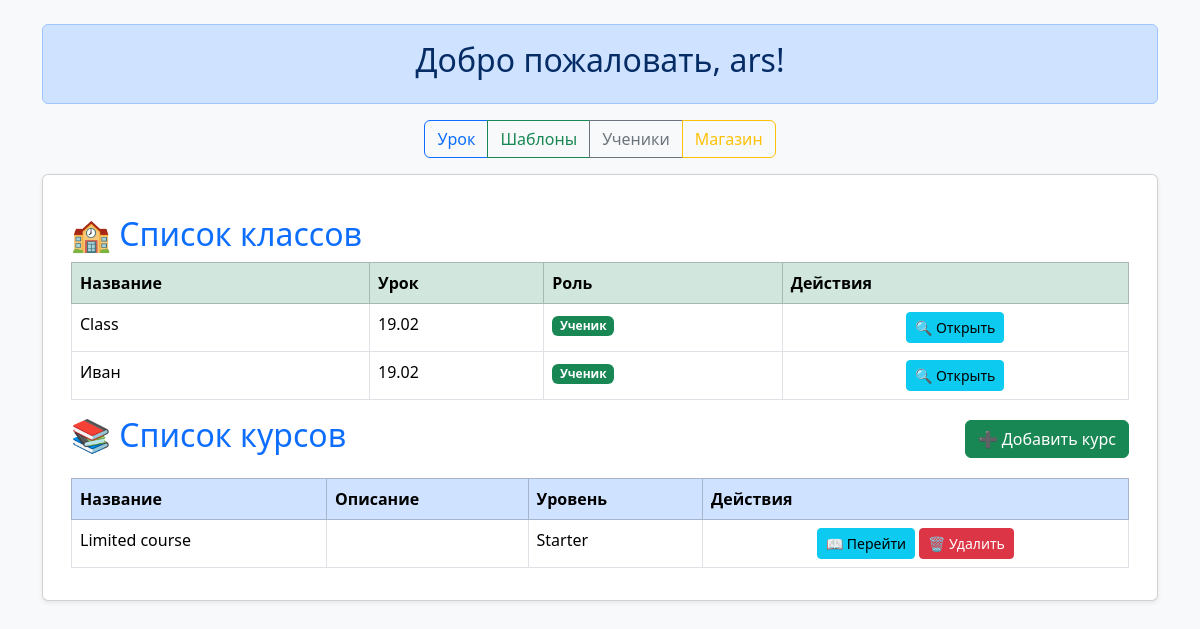
Page /hub/ (signed in) on the committed database.
### users/models.py (models this page shows)
class CustomUser(AbstractUser):
    groups = models.ManyToManyField(
        'auth.Group',
        verbose_name='groups',
        blank=True,
        related_name='customuser_set',  # Добавь related_name сюда
        related_query_name='customuser',  # related_query_name для Django 4.0 и выше
        help_text='The groups this user belongs to. A user will get all permissions granted to each of their groups.',
    )
    user_permissions = models.ManyToManyField(
        'auth.Permission',
        verbose_name='user permissions',
        blank=True,
        related_name='customuser_set',  # Добавь related_name сюда
        related_query_name='customuser',  # related_query_name для Django 4.0 и выше
        help_text='Specific permissions for this user.',
    )
    role = models.CharField(max_length=20, choices=Role.choices, default=Role.STUDENT)

### hub/models.py (models this page shows, shortened)
class Classroom(models.Model):
    id = models.UUIDField(primary_key=True, default=uuid.uuid4, editable=False)
    name = models.CharField(max_length=255, default="Class")
    teachers = models.ManyToManyField(
        settings.AUTH_USER_MODEL,
        related_name="classrooms_as_teacher",
        limit_choices_to={"role": "teacher"},
        verbose_name="Учителя"
    )
    students = models.ManyToManyField(
        settings.AUTH_USER_MODEL,
        related_name="classrooms_as_student",
        limit_choices_to={"role__in": ["student", "teacher"]},
        verbose_name="Ученики"
    )
    active_students = models.ManyToManyField(
        settings.AUTH_USER_MODEL,
        related_name="active_classrooms",
        limit_choices_to={"role__in": ["student", "teacher"]},
        verbose_name="Активные ученики",
        blank=True
    )
    temporary_students = models.ManyToManyField(
        settings.AUTH_USER_MODEL,
        related_name="temporary_classrooms",
        limit_choices_to={"role": "student"},
        verbose_name="Временные ученики",
        blank=True
    )
    lesson = models.ForeignKey(lesson, on_delete=models.SET_NULL, null=True, blank=True, related_name="classrooms")
    objects = ClassroomManager()
    completed_lessons = models.ManyToManyField('lesson', related_name="completed_classrooms", through="CompletedLesson", blank=True, verbose_name="Пройденные уроки")
    created_at = models.DateTimeField(auto_now_add=True)  # Дата создания класса
    updated_at = models.DateTimeField(auto_now=True)  # Дата последнего обновления

class lesson(models.Model):
    id = models.UUIDField(primary_key=True, default=uuid.uuid4, editable=False)
    course = models.ForeignKey(course, on_delete=models.CASCADE, related_name="lessons")  # Привязка урока к курсу
    name = models.CharField(max_length=255)  # Название урока
    description = models.TextField(blank=True, null=True)  # Описание урока
    lexical_topics = models.TextField(blank=True, null=True)  # Лексические темы
    grammar_topics = models.TextField(blank=True, null=True)  # Грамматические темы
    extra_topics = models.TextField(blank=True, null=True)  # Дополнительные темы
    created_at = models.DateTimeField(auto_now_add=True)  # Дата создания урока
    updated_at = models.DateTimeField(auto_now=True)  # Дата последнего обновления

class course(models.Model):
    STUDENT_LEVEL_CHOICES = (
        ("starter", "Starter"),
        ("elementary", "Elementary"),
        ("pre_intermediate", "Pre-Intermediate"),
        ("intermediate", "Intermediate"),
        ("upper_intermediate", "Upper-Intermediate"),
        ("advanced", "Advanced"),
    )
    id = models.UUIDField(primary_key=True, default=uuid.uuid4, editable=False)
    name = models.CharField(max_length=255, unique=True)  # Название курса
    description = models.TextField(blank=True, null=True)  # Описание курса
    student_level = models.CharField(max_length=20, choices=STUDENT_LEVEL_CHOICES, default="starter")  # Уровень ученика
    user = models.ForeignKey(settings.AUTH_USER_MODEL, on_delete=models.CASCADE, related_name="courses")  # Автор курса
    created_at = models.DateTimeField(auto_now_add=True)  # Дата создания курса
    updated_at = models.DateTimeField(auto_now=True)  # Дата последнего обновления
    objects = CourseManager()

### hub/views.py (the view)
# urls.py: path('', views.home_view, name='home'),
def home_view(request):
    username = request.user.username
    return render(request, 'home/home.html', {'username': username})

### hub/templatetags/custom_tags.py (called while the page is built)
@register.inclusion_tag('home/course_list.html')
def course_list(user):
    courses = course.objects.filter(user=user)
    classrooms = Classroom.objects.filter(
        Q(teachers=user) | Q(students=user)
    ).distinct()
    return {'courses': courses, 'user': user, 'classrooms': classrooms}

### hub/templates/home/home.html (shortened to what this page needs)
<!DOCTYPE html>
<html lang="en">
<head>
    <link href="https://cdn.jsdelivr.net/npm/bootstrap@5.0.2/dist/css/bootstrap.min.css" rel="stylesheet">
    {% load static %}
    {% load custom_tags %}
</head>
<body class="bg-light">
<div class="container mt-4">
    <div class="alert alert-primary text-center" role="alert">
        <h2>Добро пожаловать, {{ username }}!</h2>
    </div>
    <div class="d-flex justify-content-center mb-3">
        <div class="btn-group">
            <button class="btn btn-outline-primary">Урок</button>
            <button class="btn btn-outline-success" onclick="alert('Шаблоны')">Шаблоны</button>
            <button class="btn btn-outline-secondary" onclick="alert('Ученики')">Ученики</button>
            <button class="btn btn-outline-warning" onclick="alert('Магазин')">Магазин</button>
        </div>
    </div>
    <div class="card shadow-sm">
        <div class="card-body">
            <div id="elementContent">
                <div id="course_list">
                    {% course_list request.user %}
                </div>
            </div>
        </div>
    </div>
</div>
</body>
</html>

### hub/templates/home/course_list.html (shortened to what this page needs)
<!DOCTYPE html>
<html lang="en">
<head>
    <link href="https://cdn.jsdelivr.net/npm/bootstrap@5.3.3/dist/css/bootstrap.min.css" rel="stylesheet">
</head>
<body class="bg-light">
<div class="container mt-4">
    <h2 class="text-primary">🏫 Список классов</h2>
    {% if classrooms %}
    <div class="table-responsive">
        <table class="table table-hover table-bordered">
            <thead class="table-success">
                <tr>
                    <th>Название</th>
                    <th>Урок</th>
                    <th>Роль</th>
                    <th>Действия</th>
                </tr>
            </thead>
            <tbody>
                {% for classroom in classrooms %}
                <tr>
                    <td>{{ classroom.name }}</td>
                    <td>{{ classroom.lesson.name }}</td>
                    <td>
                        {% if user in classroom.teachers.all %}
                            <span class="badge bg-primary">Учитель</span>
                        {% elif user in classroom.students.all %}
                            <span class="badge bg-success">Ученик</span>
                        {% else %}
                            <span class="badge bg-secondary">Гость</span>
                        {% endif %}
                    </td>
                    <td class="text-center">
                        <a href="{% url 'classroom_view' classroom.id %}" class="btn btn-info btn-sm">🔍 Открыть</a>
                    </td>
                </tr>
                {% endfor %}
            </tbody>
        </table>
    </div>
    {% else %}
    <div class="alert alert-secondary text-center">Нет доступных классов.</div>
    {% endif %}
        <div class="d-flex justify-content-between align-items-center mb-3">
        <h2 class="text-primary">📚 Список курсов</h2>
        <button class="btn btn-success" data-bs-toggle="modal" data-bs-target="#addCourseModal">➕ Добавить курс</button>
    </div>
    {% if courses %}
    <div class="table-responsive">
        <table class="table table-hover table-bordered">
            <thead class="table-primary">
                <tr>
                    <th>Название</th>
                    <th>Описание</th>
                    <th>Уровень</th>
                    <th>Действия</th>
                </tr>
            </thead>
            <tbody>
                {% for course in courses %}
                <tr>
                    <td>{{ course.name }}</td>
                    <td>{{ course.description }}</td>
                    <td>{{ course.get_student_level_display }}</td>
                    <td class="text-center">
                        <a href="{% url 'lesson_list' course.id %}" class="btn btn-info btn-sm">📖 Перейти</a>
                        <form method="POST" action="{% url 'delete_course' course.id %}" class="d-inline" onsubmit="return confirm('Вы уверены, что хотите удалить этот курс? Все уроки также будут удалены.');">
                            <button type="submit" class="btn btn-danger btn-sm">🗑 Удалить</button>
                        </form>
                    </td>
                </tr>
                {% endfor %}
            </tbody>
        </table>
    </div>
    {% else %}
    <div class="alert alert-secondary text-center">Нет курсов для отображения.</div>
    {% endif %}
</div>
</body>
</html>

### rows in the picture
CustomUser: username "ars"
Classroom: name "Class", lesson.name "19.02", shows "Ученик"
Classroom: name "Иван", lesson.name "19.02", shows "Ученик"
course: name "Limited course", student_level "Starter"
